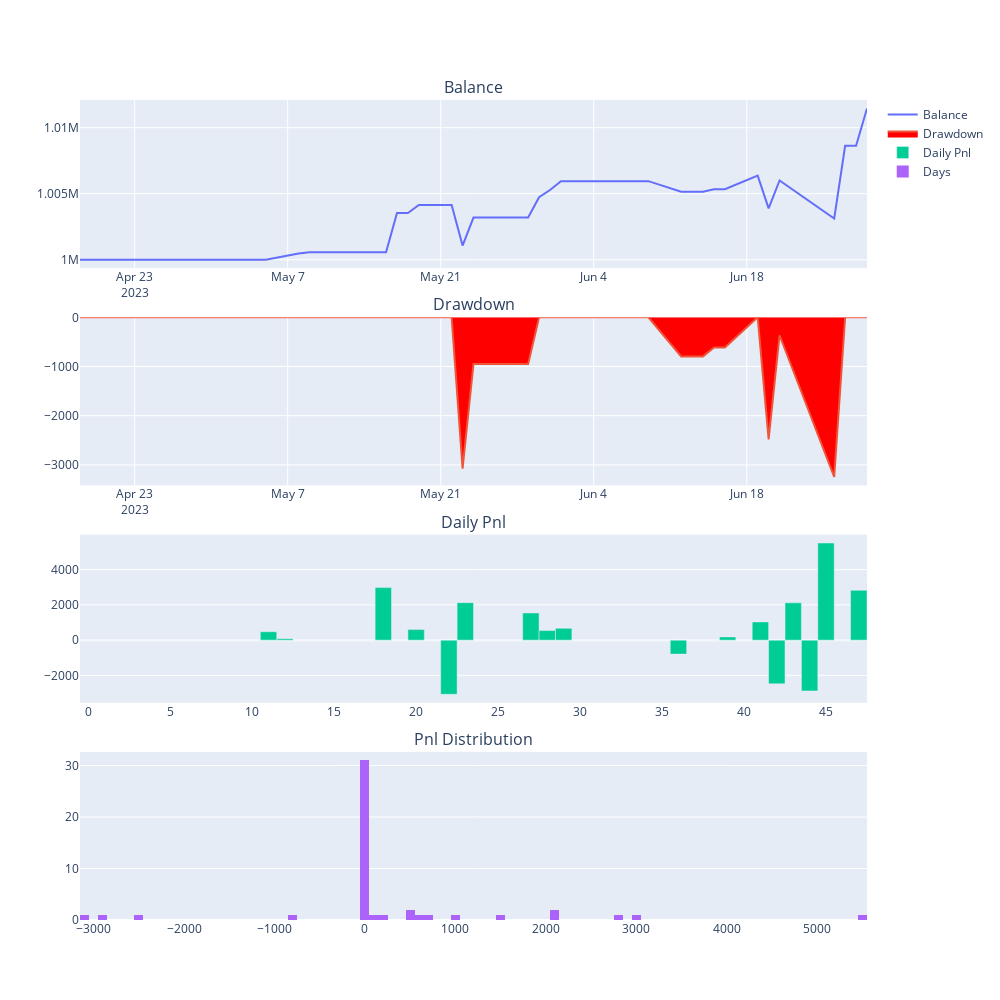

The notebook cell saved with this chart:
### Code cell
engine.load_data()
engine.run_backtesting()
df = engine.calculate_result()
engine.calculate_statistics()
engine.show_chart()

### Figure 1 — Plotly figure (JSON) as saved in the notebook; plotly's stock layout.template omitted (floating-point values rounded to 4 significant figures)
{"data": [{"mode": "lines", "name": "Balance", "type": "scatter", "x": ["2023-04-18", "2023-04-19", "2023-04-20", "2023-04-21", "2023-04-24", "2023-04-25", "2023-04-26", "2023-04-27", "2023-04-28", "2023-05-04", "2023-05-05", "2023-05-08", "2023-05-09", "2023-05-10", "2023-05-11", "2023-05-12", "2023-05-15", "2023-05-16", "2023-05-17", "2023-05-18", "2023-05-19", "2023-05-22", "2023-05-23", "2023-05-24", "2023-05-25", "2023-05-26", "2023-05-29", "2023-05-30", "2023-05-31", "2023-06-01", "2023-06-02", "2023-06-05", "2023-06-06", "2023-06-07", "2023-06-08", "2023-06-09", "2023-06-12", "2023-06-13", "2023-06-14", "2023-06-15", "2023-06-16", "2023-06-19", "2023-06-20", "2023-06-21", "2023-06-26", "2023-06-27", "2023-06-28", "2023-06-29"], "xaxis": "x", "y": [1000000, 1000000, 1000000, 1000000, 1000000, 1000000, 1000000, 1000000, 1000000, 1000000, 1000000, 1000000.0, 1001000.0, 1001000.0, 1001000.0, 1001000.0, 1001000.0, 1001000.0, 1004000.0, 1004000.0, 1004000.0, 1004000.0, 1001000.0, 1003000.0, 1003000.0, 1003000.0, 1003000.0, 1005000.0, 1005000.0, 1006000.0, 1006000.0, 1006000.0, 1006000.0, 1006000.0, 1006000.0, 1006000.0, 1005000.0, 1005000.0, 1005000.0, 1005000.0, 1005000.0, 1006000.0, 1004000.0, 1006000.0, 1003000.0, 1009000.0, 1009000.0, 1011000.0], "yaxis": "y"}, {"fill": "tozeroy", "fillcolor": "red", "mode": "lines", "name": "Drawdown", "type": "scatter", "x": ["2023-04-18", "2023-04-19", "2023-04-20", "2023-04-21", "2023-04-24", "2023-04-25", "2023-04-26", "2023-04-27", "2023-04-28", "2023-05-04", "2023-05-05", "2023-05-08", "2023-05-09", "2023-05-10", "2023-05-11", "2023-05-12", "2023-05-15", "2023-05-16", "2023-05-17", "2023-05-18", "2023-05-19", "2023-05-22", "2023-05-23", "2023-05-24", "2023-05-25", "2023-05-26", "2023-05-29", "2023-05-30", "2023-05-31", "2023-06-01", "2023-06-02", "2023-06-05", "2023-06-06", "2023-06-07", "2023-06-08", "2023-06-09", "2023-06-12", "2023-06-13", "2023-06-14", "2023-06-15", "2023-06-16", "2023-06-19", "2023-06-20", "2023-06-21", "2023-06-26", "2023-06-27", "2023-06-28", "2023-06-29"], "xaxis": "x2", "y": [0, 0, 0, 0, 0, 0, 0, 0, 0, 0, 0, 0, 0, 0, 0, 0, 0, 0, 0, 0, 0, 0, -3075.0, -948.3, -948.3, -948.3, -948.3, 0, 0, 0, 0, 0, 0, 0, 0, 0, -794.3, -794.3, -794.3, -615.1, -615.1, 0, -2481.0, -364.8, -3245.0, 0, 0, 0], "yaxis": "y2"}, {"name": "Daily Pnl", "type": "bar", "xaxis": "x3", "y": [0, 0, 0, 0, 0, 0, 0, 0, 0, 0, 0, 477.1, 82.4, 0, 0, 0, 0, 0, 2983.0, 0, 600.8, 0, -3075.0, 2126.0, 0, 0, 0, 1542.0, 542.9, 669.9, 0, 0, 0, 0, 0, 0, -794.3, 0, 0, 179.2, 0, 1032, -2481.0, 2117.0, -2881.0, 5513.0, 0, 2829.0], "yaxis": "y3"}, {"name": "Days", "nbinsx": 100, "type": "histogram", "x": [0, 0, 0, 0, 0, 0, 0, 0, 0, 0, 0, 477.1, 82.4, 0, 0, 0, 0, 0, 2983.0, 0, 600.8, 0, -3075.0, 2126.0, 0, 0, 0, 1542.0, 542.9, 669.9, 0, 0, 0, 0, 0, 0, -794.3, 0, 0, 179.2, 0, 1032, -2481.0, 2117.0, -2881.0, 5513.0, 0, 2829.0], "xaxis": "x4", "yaxis": "y4"}], "layout": {"annotations": [{"font": {"size": 16}, "showarrow": false, "text": "Balance", "x": 0.5, "xanchor": "center", "xref": "paper", "y": 1, "yanchor": "bottom", "yref": "paper"}, {"font": {"size": 16}, "showarrow": false, "text": "Drawdown", "x": 0.5, "xanchor": "center", "xref": "paper", "y": 0.735, "yanchor": "bottom", "yref": "paper"}, {"font": {"size": 16}, "showarrow": false, "text": "Daily Pnl", "x": 0.5, "xanchor": "center", "xref": "paper", "y": 0.47, "yanchor": "bottom", "yref": "paper"}, {"font": {"size": 16}, "showarrow": false, "text": "Pnl Distribution", "x": 0.5, "xanchor": "center", "xref": "paper", "y": 0.205, "yanchor": "bottom", "yref": "paper"}], "height": 1000, "width": 1000, "xaxis": {"anchor": "y", "domain": [0, 1]}, "xaxis2": {"anchor": "y2", "domain": [0, 1]}, "xaxis3": {"anchor": "y3", "domain": [0, 1]}, "xaxis4": {"anchor": "y4", "domain": [0, 1]}, "yaxis": {"anchor": "x", "domain": [0.795, 1]}, "yaxis2": {"anchor": "x2", "domain": [0.53, 0.735]}, "yaxis3": {"anchor": "x3", "domain": [0.265, 0.47]}, "yaxis4": {"anchor": "x4", "domain": [0, 0.205]}}}
